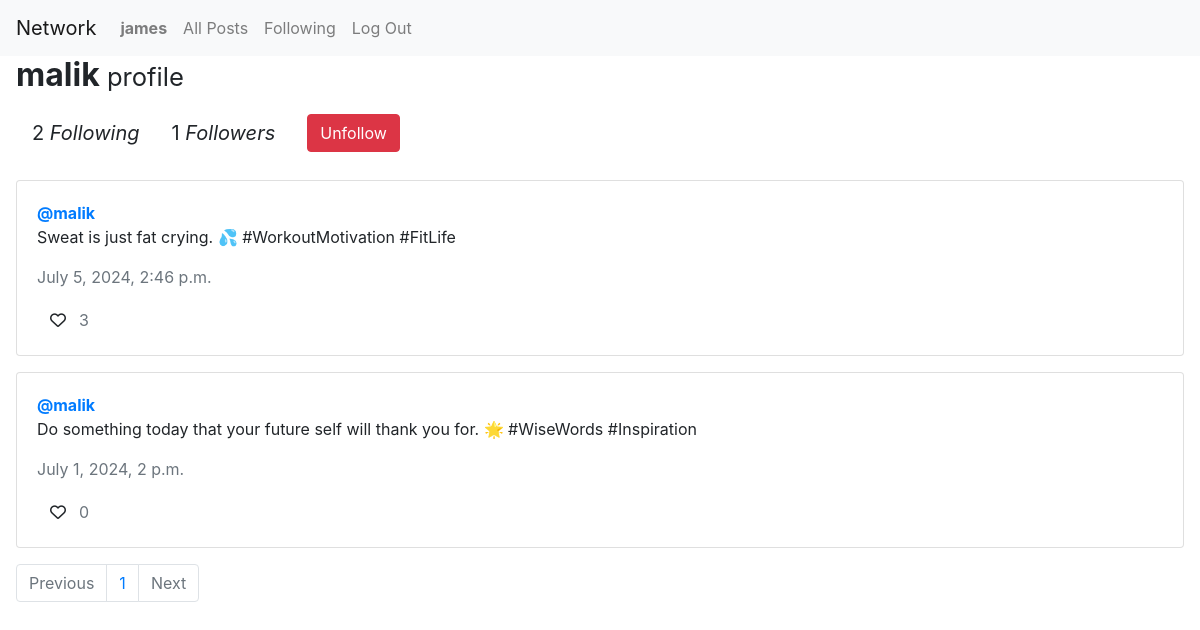
The page /profile/4 (signed in) on the database its author committed.
### network/models.py (models this page shows, shortened)
class User(AbstractUser):
    pass

class Post(models.Model):
    content = models.CharField(max_length=150)
    user = models.ForeignKey(User, on_delete=models.CASCADE, related_name="author")
    date = models.DateTimeField(auto_now_add=True)
    def likes_count(self):
        return self.postLike.count()

### network/views.py (the view)
# urls.py: path("profile/<int:user_id>", views.profile, name="profile"),
def profile(request, user_id):
    user = User.objects.get(pk=user_id)
    all_post = Post.objects.filter(user=user).order_by('-date')
    following = Follow.objects.filter(follower=user)
    followers = Follow.objects.filter(followed=user)
    try:
        checkFollow = Follow.objects.get(follower=request.user, followed=user)
        isFollowing = True
    except Follow.DoesNotExist:
        isFollowing = False
    allLikes = Like.objects.all()
    userLikes = []
    for like in allLikes:
        if request.user.id == like.user.id:
            userLikes.append(like.post.id)
    paginator = Paginator(all_post, 10)
    page_number = request.GET.get('page')
    page_obj = paginator.get_page(page_number)
    return render(request, "network/profile.html", {
        "page_obj": page_obj,
        "username": user.username,
        "following": following,
        "followers": followers,
        "isFollowing": isFollowing,
        "user_profile": user,
        "userLikes": userLikes
    })

### network/templates/network/profile.html (shortened to what this page needs)
{% extends "network/layout.html" %}
{% load static %}
{% block body %}
    <h2 class="mx-3"><strong>{{ username }}</strong><small> profile</small></h2>
    <div class="d-flex align-items-center mx-3">
        <p class="blockquote m-3">{{ following.count }} <i>Following</i></p>
        <p class="blockquote m-3">{{ followers.count }} <i>Followers</i></p>
        {% if user.is_authenticated %}
            {% if user != user_profile %}
                {% if isFollowing %}
                    <form action="{% url 'unfollow' %}" method="POST">
                        <input class="btn btn-danger mx-3" type="submit" value="Unfollow">
                    </form>
                {% else %}
                    <form action="{% url 'follow' %}" method="POST">
                        {% csrf_token %}
                        <input type="hidden" name="follow" value="{{ user_profile }}">
                        <input class="btn btn-success mx-3" type="submit" value="Follow">
                    </form>
                {% endif %}
            {% endif %}
        {% endif %}
    </div>
    <div class="all_post mx-3 mt-3">
        {% for post in page_obj %}
        <div class="card mb-3">
            <div class="card-body">
                <a href="{% url 'profile' post.user.id %}"><strong>@{{ post.user }}</strong></a>
                <p class="card-text" id="content{{ post.id }}">{{ post.content }}</p>
                <p class="card-text text-muted">{{ post.date }}</p>
                <div class="d-flex align-items-center">
                    {% if post.id in userLikes %}
                    <button id="likeBtn{{ post.id }}" class="btn fa-solid text-danger fa-heart" onclick="likeHandler({{ post.id }}, {{ userLikes }})"></button>
                    {% else %}
                    <button id="likeBtn{{ post.id }}" class="btn fa-regular fa-heart" onclick="likeHandler({{ post.id }}, {{ userLikes }})"></button>
                    {% endif %}
                    <p class="card-text text-muted" id="likeCount{{ post.id }}">{{ post.likes_count }}</p>
                </div>
            </div>
          </div>
        {% endfor %}
    </div>
    <nav aria-label="Page navigation example">
        <ul class="pagination mx-3">
            {% if page_obj.has_previous %}
                <li class="page-item"><a class="page-link" href="?page={{ page_obj.previous_page_number }}">Previous</a></li>
            {% else %}
                <li class="page-item disabled"><span class="page-link">Previous</span></li>
            {% endif %}
            <span class="current">
                <li class="page-item page-link">{{ page_obj.number }}</li>
            </span>
            {% if page_obj.has_next %}
                <li class="page-item"><a class="page-link" href="?page={{ page_obj.next_page_number }}">Next</a></li>
            {% else %}
                <li class="page-item disabled"><span class="page-link">Next</span></li>
            {% endif %}
        </ul>
    </nav>
{% endblock %}

### network/templates/network/layout.html (shortened to what this page needs)
{% load static %}
<!DOCTYPE html>
<html lang="en">
    <head>
        <link rel="stylesheet" href="https://stackpath.bootstrapcdn.com/bootstrap/4.4.1/css/bootstrap.min.css">
        <link href="{% static 'network/styles.css' %}" rel="stylesheet">
    </head>
    <body>
        <nav class="navbar navbar-expand-lg navbar-light bg-light">
            <a class="navbar-brand" href="{% url 'index' %}">Network</a>
            <div>
              <ul class="navbar-nav mr-auto">
                {% if user.is_authenticated %}
                    <li class="nav-item">
                        <a class="nav-link" href="{% url 'profile' user_id=user.id %}"><strong>{{ user.username }}</strong></a>
                    </li>
                {% endif %}
                <li class="nav-item">
                  <a class="nav-link" href="{% url 'index' %}">All Posts</a>
                </li>
                {% if user.is_authenticated %}
                    <li class="nav-item">
                        <a class="nav-link" href="{% url 'following' %}">Following</a>
                    </li>
                    <li class="nav-item">
                        <a class="nav-link" href="{% url 'logout' %}">Log Out</a>
                    </li>
                {% endif %}
              </ul>
            </div>
          </nav>
        <div class="body">
            {% block body %}
            {% endblock %}
        </div>
    </body>
</html>

### rows shown on the page
User: username "james"
User: username "malik"
Post: user "malik", content "Sweat is just fat crying. 💦 #WorkoutMotivation #FitLife", date "July 5, 2024, 2:46 p.m.", likes_count "3"
Post: user "malik", content "Do something today that your future self will thank you for. 🌟 #WiseWords #Inspiration", date "July 1, 2024, 2 p.m.", likes_count "0"

### other values the page prints
{{ following.count }} "2"
{{ followers.count }} "1"
{{ page_obj.number }} "1"
